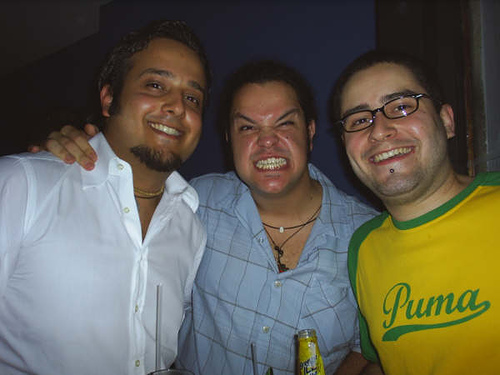
#> input picture Ch02_CNN01/img/person01.jpg, 500 x 375 px
$ jupyter execute '04.人臉偵測.ipynb'   (text cells are left out)
#> lines starting #> are read from the running program, lines starting #| are printed output that depends on the picture; after the words box and inside, x2 and y2 are one past the last pixel; in counts of white or black regions, pixels touching at a corner belong together; pictures that were not available may be replaced by others from this repository, and a replacement may not be noted
[cell 1]
import cv2
import numpy as np

[cell 2]
img = cv2.imread('img/person01.jpg')#obama.jpg
#> img is the input picture: shape (375, 500, 3); mean B, G, R 82.3, 95.2, 98.2
gray = cv2.cvtColor(img, cv2.COLOR_BGR2GRAY)   # 將圖片轉成灰階
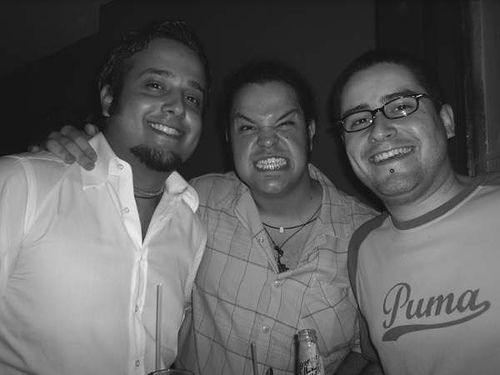
#> gray: shape (375, 500); min 3, max 253, mean 94.6

face_cascade = cv2.CascadeClassifier("haarcascades/haarcascade_frontalface_default.xml") # 載入人臉模型
faces = face_cascade.detectMultiScale(gray)    # 偵測人臉
#> faces = [[221, 91, 94, 94], [112, 49, 114, 114], [319, 62, 134, 134]]

for (x, y, w, h) in faces:
    cv2.rectangle(img, (x, y), (x+w, y+h), (0, 255, 0), 2)
#> this loop made 3 passes
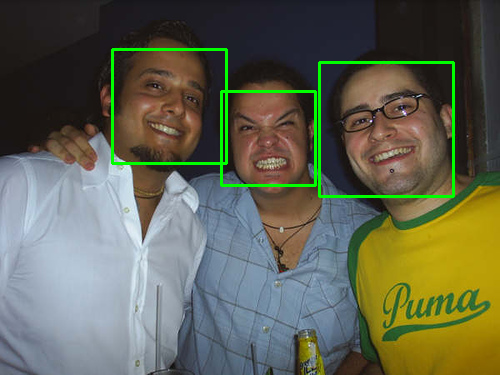
#> img: shape (375, 500, 3); 2.17% of pixels changed, all inside (x1, y1, x2, y2) = (111, 48, 455, 198)

cv2.imshow('myImg', img)
cv2.waitKey(0) # 按下任意鍵停止
cv2.destroyAllWindows()
cv2.waitKey(1)
#> Out = 113

[cell 3]
cap = cv2.VideoCapture('img/hamilton_clip.mp4')
face_cascade = cv2.CascadeClassifier("haarcascades/haarcascade_frontalface_default.xml")

if not cap.isOpened():
    print("error")
    exit()
while True:
    ret, frame = cap.read()
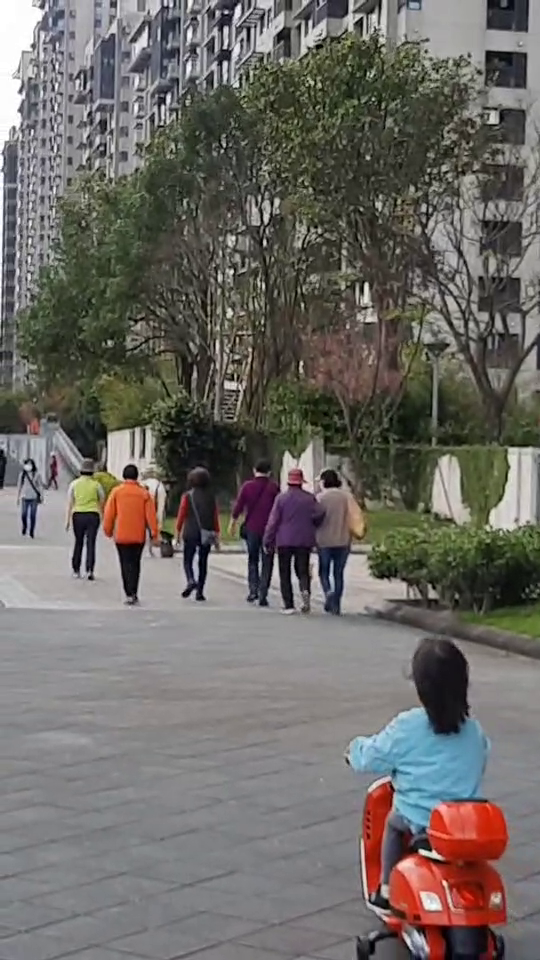
#> input picture frame 29 of Ch02_CNN01/img/美河市.mp4, 540 x 960 px, given in place of hamilton_clip.mp4, which was not available
#> frame is the input picture: shape (960, 540, 3); mean B, G, R 101, 105.5, 108.9
    if not ret:
        print("no data")
        break
    frame = cv2.resize(frame,(540,320))
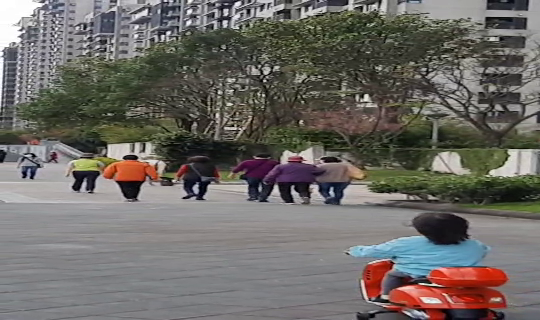
#> frame: shape (320, 540, 3); mean B, G, R 101.1, 105.5, 109
    gray = cv2.cvtColor(frame, cv2.COLOR_BGR2GRAY)
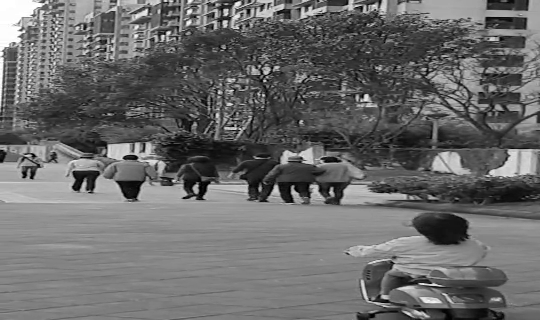
#> gray: shape (320, 540); min 0, max 255, mean 106
    faces = face_cascade.detectMultiScale(gray)
#> faces = ()

    for (x, y, w, h) in faces:
        cv2.rectangle(frame, (x, y), (x+w, y+h), (0, 255, 0), 2) # 標記人臉
#> this loop made 0 passes
    cv2.imshow('myCam', frame)
    if cv2.waitKey(1) == ord('q'):
#> (key q is pressed here)
        break

cap.release()
cv2.destroyAllWindows()
cv2.waitKey(1)
#> Out = 113

[cell 4]
import cv2

img = cv2.imread('img/obama.jpg')
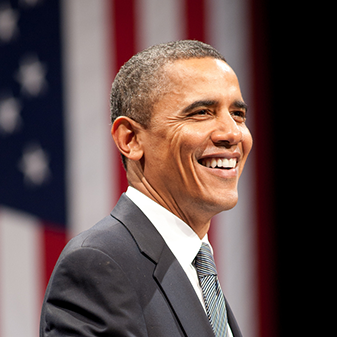
#> input picture Ch02_CNN01/img/obama.jpg, 337 x 337 px
#> img is the input picture: shape (337, 337, 3); mean B, G, R 76.1, 77.4, 96.7
gray = cv2.cvtColor(img, cv2.COLOR_BGR2GRAY)   # 圖片轉灰階
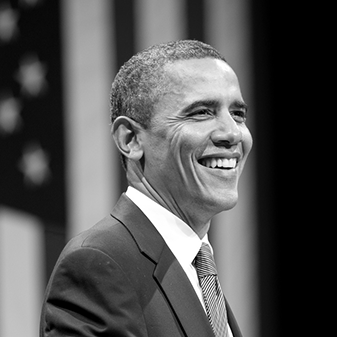
#> gray: shape (337, 337); min 0, max 255, mean 83
#gray = cv2.medianBlur(gray, 5)  # 如果一直偵測到雜訊，可使用模糊的方式去除雜訊

eye_cascade = cv2.CascadeClassifier("cascade/haarcascade_eye.xml")  # 使用眼睛模型
eyes = eye_cascade.detectMultiScale(gray)                       # 偵測眼睛
#> eyes = ()
for (x, y, w, h) in eyes:
    cv2.rectangle(img, (x, y), (x+w, y+h), (0, 255, 0), 2)      # 標記綠色方框

mouth_cascade = cv2.CascadeClassifier("cascade/haarcascade_mcs_mouth.xml")  # 使用嘴巴模型
mouths = mouth_cascade.detectMultiScale(gray)                           # 偵測嘴巴
#> mouths = [[184, 107, 36, 22], [192, 146, 64, 38]]
for (x, y, w, h) in mouths:
    cv2.rectangle(img, (x, y), (x+w, y+h), (0, 0, 255), 2)              # 標記紅色方框
#> this loop made 2 passes
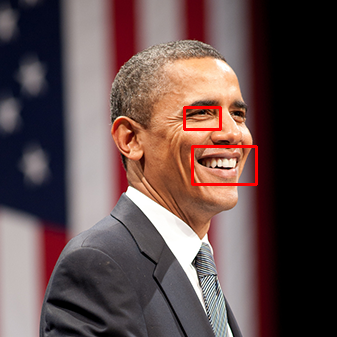
#> img: shape (337, 337, 3); 0.84% of pixels changed, all inside (x1, y1, x2, y2) = (183, 106, 258, 186)

nose_cascade = cv2.CascadeClassifier("cascade/haarcascade_mcs_nose.xml")    # 使用鼻子模型
noses = nose_cascade.detectMultiScale(gray)# 偵測鼻子
for (x, y, w, h) in noses:
    cv2.rectangle(img, (x, y), (x+w, y+h), (255, 0, 0), 2) # 標記藍色方框

cv2.imshow('oxxostudio', img)

cv2.waitKey(0)   # 按下任意鍵停止
cv2.destroyAllWindows()
cv2.waitKey(1)
